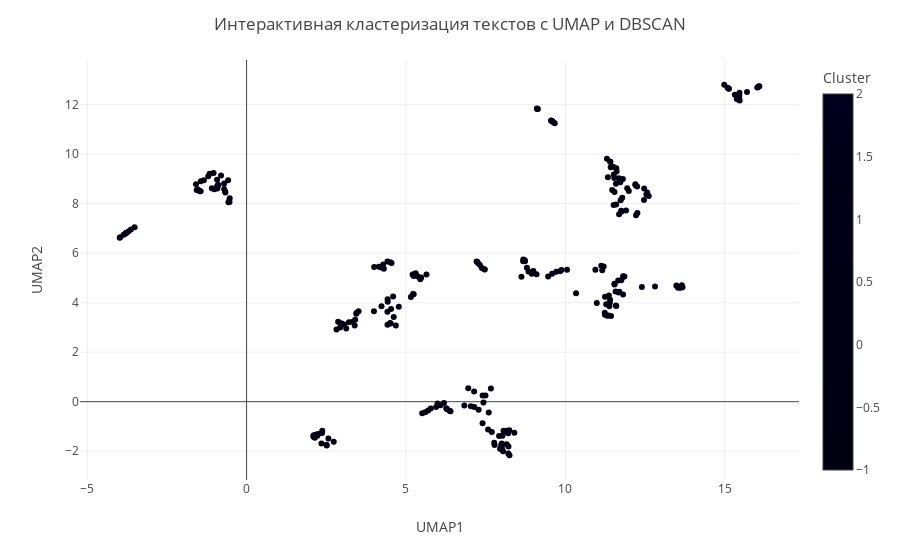

Notebook cell for this chart:
### Code cell
import plotly.express as px
import umap
import pandas as pd

# Уменьшение размерности до 2D для визуализации с использованием UMAP
reducer = umap.UMAP(n_neighbors=5, min_dist=0.1, n_components=2, random_state=42)
embeddings_2d = reducer.fit_transform(embeddings)

# Добавляем результаты UMAP в датафрейм
df['UMAP1'] = embeddings_2d[:, 0]
df['UMAP2'] = embeddings_2d[:, 1]
df['Cluster'] = cluster_labels  # предполагаем, что cluster_labels уже определены

# Построение интерактивного scatter plot с Plotly
fig = px.scatter(
    df, x='UMAP1', y='UMAP2',
    color='Cluster',
    hover_data={'Очищенный текст': True, 'UMAP1': False, 'UMAP2': False, 'Cluster': True}
)

# Настройка графика
fig.update_layout(
    title="Интерактивная кластеризация текстов с UMAP и DBSCAN",
    xaxis_title="UMAP1",
    yaxis_title="UMAP2"
)

fig.show()

### Figure 1 — Plotly figure (JSON) as saved in the notebook; plotly's stock layout.template omitted (floating-point values rounded to 4 significant figures; data arrays with more than 128 entries replaced by an {"elided": "..."} marker saying what was removed)
{"data": [{"customdata": {"elided": "269x2 mixed values"}, "hovertemplate": "Очищенный текст=%{customdata[0]}<br>Cluster=%{marker.color}<extra></extra>", "legendgroup": "", "marker": {"color": {"elided": "269 int values"}, "coloraxis": "coloraxis", "symbol": "circle"}, "mode": "markers", "name": "", "orientation": "v", "showlegend": false, "type": "scatter", "x": {"elided": "269 float values"}, "xaxis": "x", "y": {"elided": "269 float values"}, "yaxis": "y"}], "layout": {"coloraxis": {"colorbar": {"title": {"text": "Cluster"}}, "colorscale": [[0, "#000011"], [0.1111, "#000012"], [0.2222, "#000013"], [0.3333, "#000014"], [0.4444, "#000015"], [0.5556, "#000016"], [0.6667, "#000017"], [0.7778, "#000018"], [0.8889, "#000019"], [1, "#000020"]]}, "legend": {"tracegroupgap": 0}, "margin": {"t": 60}, "title": {"text": "Интерактивная кластеризация текстов с UMAP и DBSCAN"}, "xaxis": {"anchor": "y", "domain": [0, 1], "title": {"text": "UMAP1"}}, "yaxis": {"anchor": "x", "domain": [0, 1], "title": {"text": "UMAP2"}}}}
